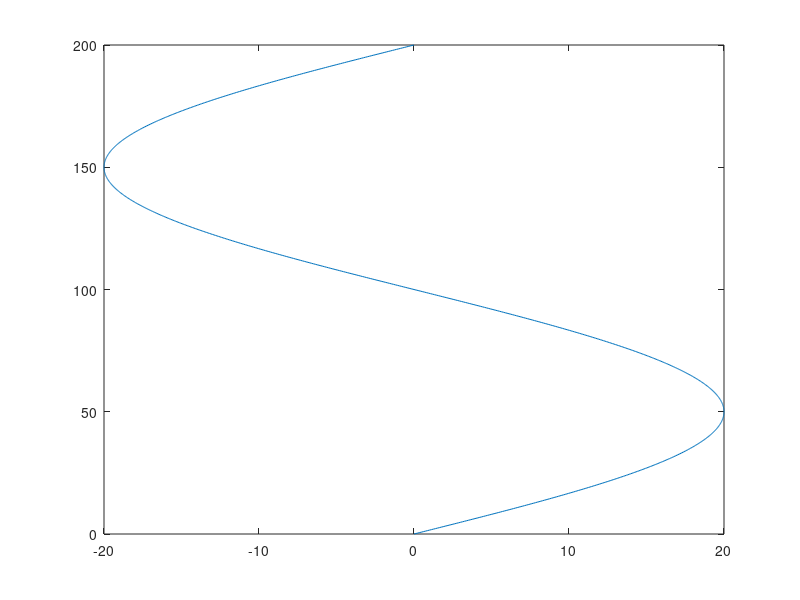

This chart was generated by the following MATLAB code: (Note: this script raises an error after producing the figure.)
clear; clc;
% Sine generator testing
amp = 20;
period = 200;
y = linspace(0,200,1000);
x = amp*sin((2*pi/period)*y);

plot(x,y)
hold on
xline(50)
xline(-50)
hold off
axis equal